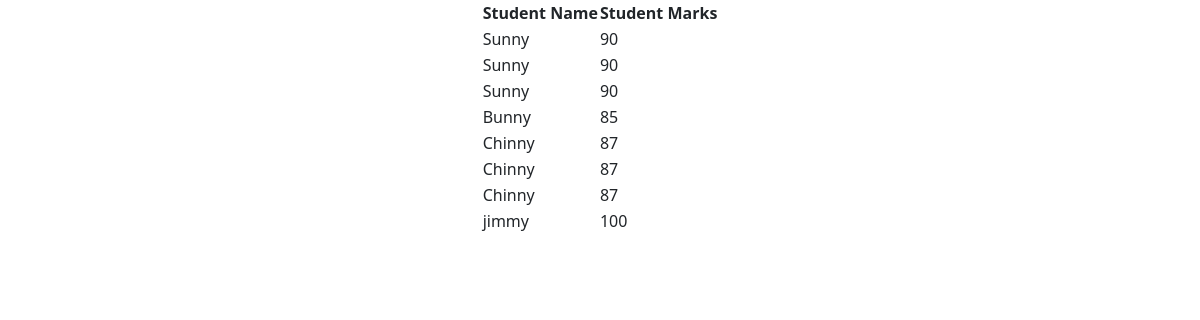
/studentdata/, run on an earlier commit of the app's database.
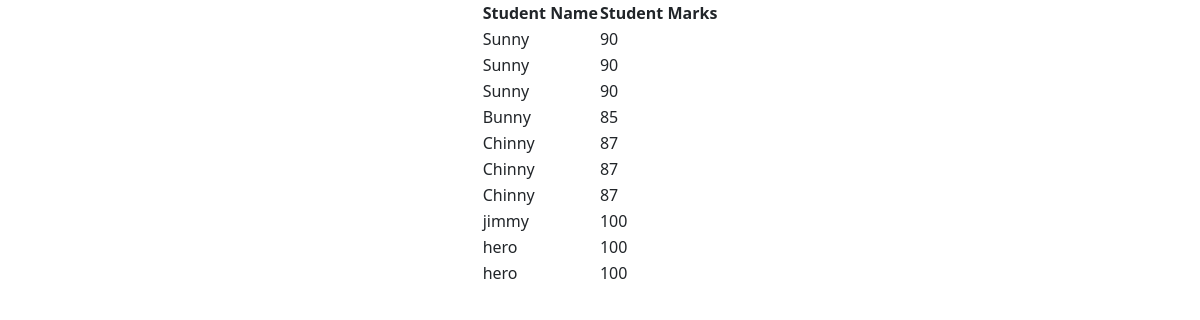
And on a later commit of the database.
### testapp/models.py (models this page shows)
class Student(models.Model):
    name = models.CharField(max_length=30);
    marks = models.IntegerField()

### testapp/views.py (the view)
# urls.py: path('studentdata/',views.student_data),
def student_data(request):
    student_list = Student.objects.all()
    my_dict = {'student_list':student_list,}
    return render(request,'testapp/studentdata.html',context=my_dict)

### templates/testapp/studentdata.html (shortened to what this page needs)
<!DOCTYPE html>
{% load static %}
<html lang="en">
<head>
    <link href="https://cdn.jsdelivr.net/npm/bootstrap@5.3.0-alpha3/dist/css/bootstrap.min.css" rel="stylesheet">
    <link rel="stylesheet" href="{% static 'css/streg' %}">
</head>
<body>
    <div class="container" align="center">
        <table>
          <thead>
            <th>Student Name</th>
            <th>Student Marks</th>
          </thead>
          {% for student in student_list %}
           <tr>
                <td>{{student.name}}</td>
                <td>{{student.marks}}</td>
           </tr>
          {% endfor %}
        </table>
    </div>
</body>
</html>

What changed in the data, as far as the page shows it:
added Student: name "hero", marks "100"
added Student: name "hero", marks "100"
